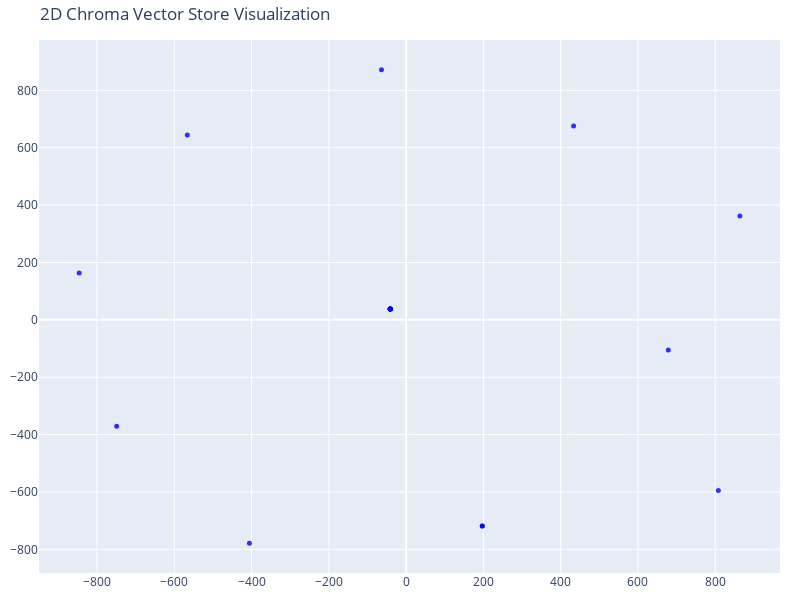

The code cell stored with this chart in its notebook:
### Code cell
# We humans find it easier to visalize things in 2D!
# Reduce the dimensionality of the vectors to 2D using t-SNE
# (t-distributed stochastic neighbor embedding)
# Ensure the perplexity is less than the number of samples
perplexity_value = min(30, len(vectors) - 1)

tsne = TSNE(n_components=2, random_state=42, perplexity=perplexity_value)
reduced_vectors = tsne.fit_transform(vectors)

# Create the 2D scatter plot
fig = go.Figure(data=[go.Scatter(
    x=reduced_vectors[:, 0],
    y=reduced_vectors[:, 1],
    mode='markers',
    marker=dict(size=5, color='blue', opacity=0.8),
    text=[f"Type: {t}<br>Text: {d[:100]}..." for t, d in zip(doc_types, documents)],
    hoverinfo='text'
)])

fig.update_layout(
    title='2D Chroma Vector Store Visualization',
    scene=dict(xaxis_title='x',yaxis_title='y'),
    width=800,
    height=600,
    margin=dict(r=20, b=10, l=10, t=40)
)

fig.show()

### Figure 1 — Plotly figure (JSON) as saved in the notebook; plotly's stock layout.template omitted (floating-point values rounded to 4 significant figures)
{"data": [{"hoverinfo": "text", "marker": {"color": "blue", "opacity": 0.8, "size": 5}, "mode": "markers", "text": ["Type: Gratco Games<br>Text: GRATCO\nHome\nGames\nApps\nFilms\naFunny.com\nOriginal Site\nContact\nGRATCO\nFrom Dream To Reality\nSHOW ME\nW...", "Type: Gratco Games<br>Text: GRATCO\nHome\nGames\nApps\nFilms\naFunny.com\nOriginal Site\nContact\nGRATCO\nFrom Dream To Reality\nSHOW ME\nW...", "Type: Gratco Games<br>Text: GRATCO\nHome\nGames\nApps\nFilms\naFunny.com\nOriginal Site\nContact\nGRATCO\nFrom Dream To Reality\nSHOW ME\nW...", "Type: File Not Found<br>Text: !\nFile not found (404 error)\nIf you think what you're looking for should be here, please contact the...", "Type: Gratco Productions<br>Text: We are soliciting short \n            scripts to produce, so\nemail us\nyour script.\nThank \n           ...", "Type: Gratco Games<br>Text: GRATCO\nHome\nGames\nApps\nFilms\naFunny.com\nOriginal Site\nContact\nGRATCO\nFrom Dream To Reality\nSHOW ME\nW...", "Type: Gratco Games<br>Text: GRATCO\nHome\nGames\nApps\nFilms\naFunny.com\nOriginal Site\nContact\nGRATCO\nFrom Dream To Reality\nSHOW ME\nW...", "Type: Gratco Games<br>Text: GRATCO\nHome\nGames\nApps\nFilms\naFunny.com\nOriginal Site\nContact\nGRATCO\nFrom Dream To Reality\nSHOW ME\nW...", "Type: Gratco Games<br>Text: GRATCO\nHome\nGames\nApps\nFilms\naFunny.com\nOriginal Site\nContact\nGRATCO\nFrom Dream To Reality\nSHOW ME\nW...", "Type:  About Gratco Productions <br>Text: We are soliciting short \n            scripts to produce, so\nemail us\nyour script.\nGratco Productions...", "Type: Gratco Productions Reference<br>Text: We are soliciting short \n            scripts to produce, so\nemail us\nyour script.\nHere are some grea...", "Type:  About Gratco Productions <br>Text: We are soliciting short \n            scripts to produce, so\nemail us\nyour script.\n\"The Twenty\" Produ...", "Type: Gratco Productions<br>Text: We are soliciting short \n            scripts to produce, so\nemail us\nyour script.\nHere is my motoriz...", "Type: Kill the Messenger Support Site<br>Text: We are soliciting short \n            scripts to produce, so\nemail us\nyour script.\n\"Kill the Messenge...", "Type: Grat's Googly Eyes! Support Site<br>Text: We are soliciting short \n            scripts to produce, so\nemail us\nyour script.\nGrat's Googly Eyes...", "Type: Grat's Slate/Film Clapboard Support Site<br>Text: We are soliciting short \n            scripts to produce, so\nemail us\nyour script.\nGrat's Film Slate/...", "Type: Gratco Games<br>Text: GRATCO\nHome\nGames\nApps\nFilms\naFunny.com\nOriginal Site\nContact\nGRATCO\nFrom Dream To Reality\nSHOW ME\nW...", "Type: Gratco Games<br>Text: GRATCO\nHome\nGames\nApps\nFilms\naFunny.com\nOriginal Site\nContact\nGRATCO\nFrom Dream To Reality\nSHOW ME\nW..."], "type": "scatter", "x": [-41.12, -41.12, -41.12, -749.1, -405.5, -41.12, -41.12, -41.12, -41.12, -846.2, 863.8, 678.7, -63.78, 433.5, -566.4, 808.1, 197.2, 197.2], "y": [37.96, 37.96, 37.96, -370.8, -778.8, 37.96, 37.96, 37.96, 37.96, 163.6, 362.4, -104.9, 871.9, 676.3, 644.6, -595.3, -718.4, -718.4]}], "layout": {"height": 600, "margin": {"b": 10, "l": 10, "r": 20, "t": 40}, "scene": {"xaxis": {"title": {"text": "x"}}, "yaxis": {"title": {"text": "y"}}}, "title": {"text": "2D Chroma Vector Store Visualization"}, "width": 800}}
